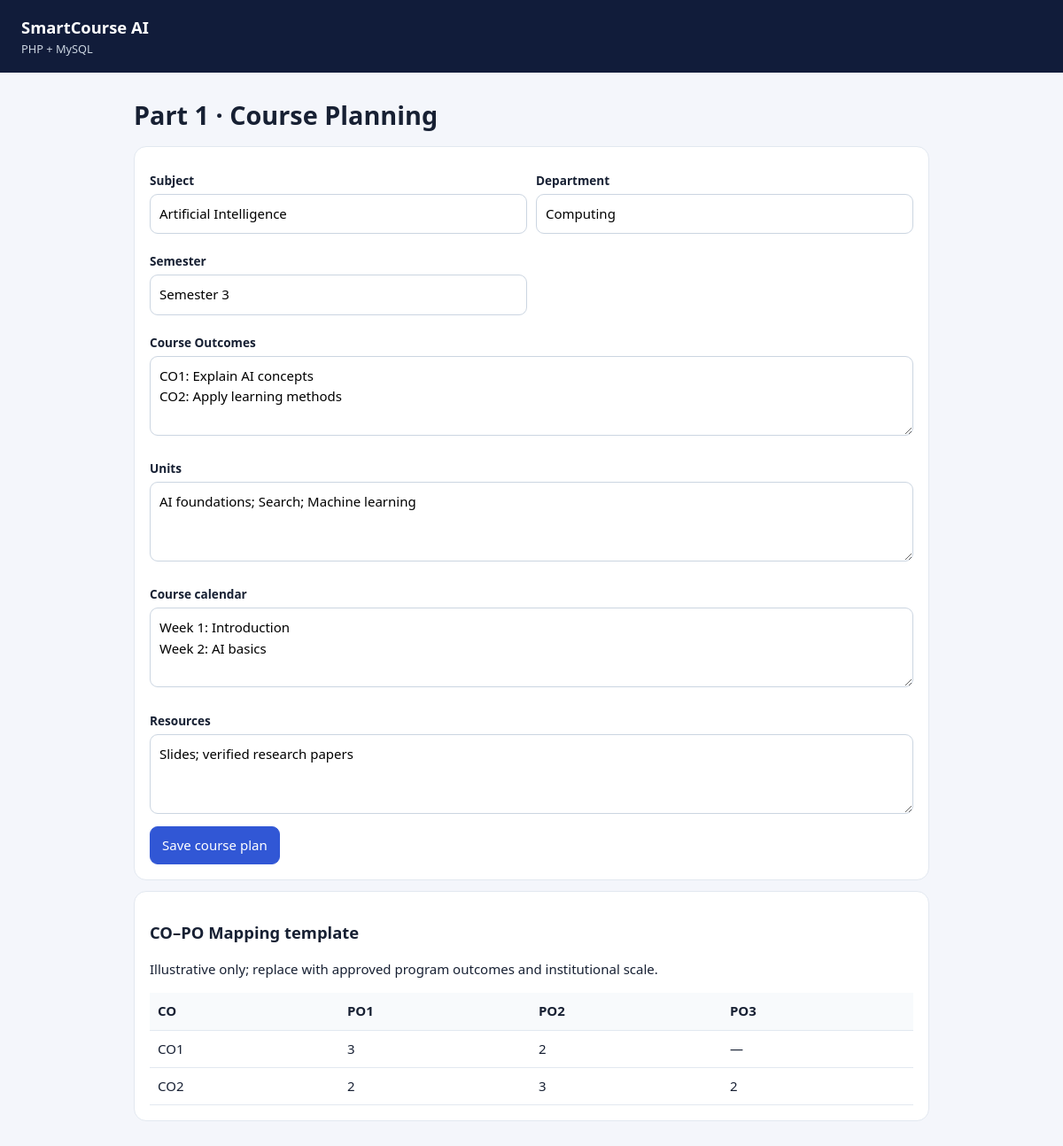
The app's page /planning.php?subject_id=2 with its own data.
### tables this page shows
CREATE TABLE IF NOT EXISTS subjects (
  id INT AUTO_INCREMENT PRIMARY KEY,
  name VARCHAR(160) NOT NULL,
  code VARCHAR(40) NOT NULL UNIQUE,
  department VARCHAR(120) DEFAULT 'General',
  semester VARCHAR(80) DEFAULT 'Semester 1',
  outcomes TEXT,
  units TEXT,
  course_calendar TEXT,
  resources TEXT,
  website_overview TEXT,
  responsible_ai_policy TEXT,
  created_at TIMESTAMP DEFAULT CURRENT_TIMESTAMP
);

### planning.php (the view, shortened to what this page needs)
<?php
require __DIR__.'/config.php';
function e($v){return htmlspecialchars((string)$v,ENT_QUOTES,'UTF-8');}
$id=filter_input(INPUT_GET,'subject_id',FILTER_VALIDATE_INT) ?: 1;
$stmt=$pdo->prepare("SELECT * FROM subjects WHERE id=?");$stmt->execute([$id]);$s=$stmt->fetch();if(!$s){exit('Subject not found.');}
?><!doctype html><html><head><meta charset="utf-8"><meta name="viewport" content="width=device-width,initial-scale=1"><title>Course planning</title><link rel="stylesheet" href="style.css"></head><body><header><a class="brand" href="index.php?subject_id=<?=$id?>">SmartCourse AI <small>PHP + MySQL</small></a></header><main class="standalone"><h1>Part 1 · Course Planning</h1><?php if(isset($_GET['saved'])) echo '<div class="notice">Course plan saved.</div>'; ?><form method="post" class="card"><div class="fields"><div><label>Subject</label><input name="name" value="<?=e($s['name'])?>"></div><div><label>Department</label><input name="department" value="<?=e($s['department'])?>"></div><div><label>Semester</label><input name="semester" value="<?=e($s['semester'])?>"></div><div class="full"><label>Course Outcomes</label><textarea name="outcomes"><?=e($s['outcomes'])?></textarea></div><div class="full"><label>Units</label><textarea name="units"><?=e($s['units'])?></textarea></div><div class="full"><label>Course calendar</label><textarea name="course_calendar"><?=e($s['course_calendar'])?></textarea></div><div class="full"><label>Resources</label><textarea name="resources"><?=e($s['resources'])?></textarea></div></div><button class="primary">Save course plan</button></form><section class="card"><h2>CO–PO Mapping template</h2><p>Illustrative only; replace with approved program outcomes and institutional scale.</p><table><tr><th>CO</th><th>PO1</th><th>PO2</th><th>PO3</th></tr><tr><td>CO1</td><td>3</td><td>2</td><td>—</td></tr><tr><td>CO2</td><td>2</td><td>3</td><td>2</td></tr></table></section></main></body></html>

### style.css (style rules this page uses)
* { box-sizing:border-box }
:root { --bg:#f4f6fb;--ink:#172033;--muted:#64748b;--line:#e2e8f0;--brand:#3157d5;--soft:#e9eeff }
body { margin:0;background:var(--bg);color:var(--ink);font:15px/1.55 system-ui,-apple-system,Segoe UI,Roboto,sans-serif }
header { background:#111c3a;color:white;padding:17px 24px;display:flex;align-items:center;justify-content:space-between;gap:16px;flex-wrap:wrap }
.brand { font-size:1.15rem;font-weight:800;color:#fff;text-decoration:none }
.brand small { display:block;color:#cbd5e1;font-weight:400;font-size:.8rem }
select,input,textarea { font:inherit;padding:10px;border:1px solid #cbd5e1;border-radius:9px;width:100%;background:white }
main { padding:26px;max-width:1450px;width:100%;margin:auto }
.standalone { max-width:950px }
h1 { font-size:1.8rem;margin:0 0 10px }
h2 { font-size:1.15rem }
.stats section,.card { background:white;border:1px solid var(--line);border-radius:14px;padding:17px;margin:12px 0 }
.fields { display:grid;grid-template-columns:repeat(2,minmax(0,1fr));gap:10px }
.full { grid-column:1/-1 }
label { display:block;font-weight:700;font-size:.85rem;margin:10px 0 5px }
textarea { min-height:90px }
button,.button { display:inline-block;cursor:pointer;font:inherit;text-decoration:none;border:1px solid var(--line);border-radius:9px;background:white;color:var(--ink);padding:9px 13px;margin:8px 6px 0 0 }
.primary { background:var(--brand)!important;color:#fff!important;border-color:var(--brand)!important }
table { width:100%;border-collapse:collapse }
td,th { text-align:left;padding:9px;border-bottom:1px solid var(--line) }
th { background:#f8fafc }

### records on screen
subjects: name "Artificial Intelligence", department "Computing", semester "Semester 3", outcomes "CO1: Explain AI concepts CO2: Apply learning methods", units "AI foundations; Search; Machine learning", course_calendar "Week 1: Introduction Week 2: AI basics", resources "Slides; verified research papers"
